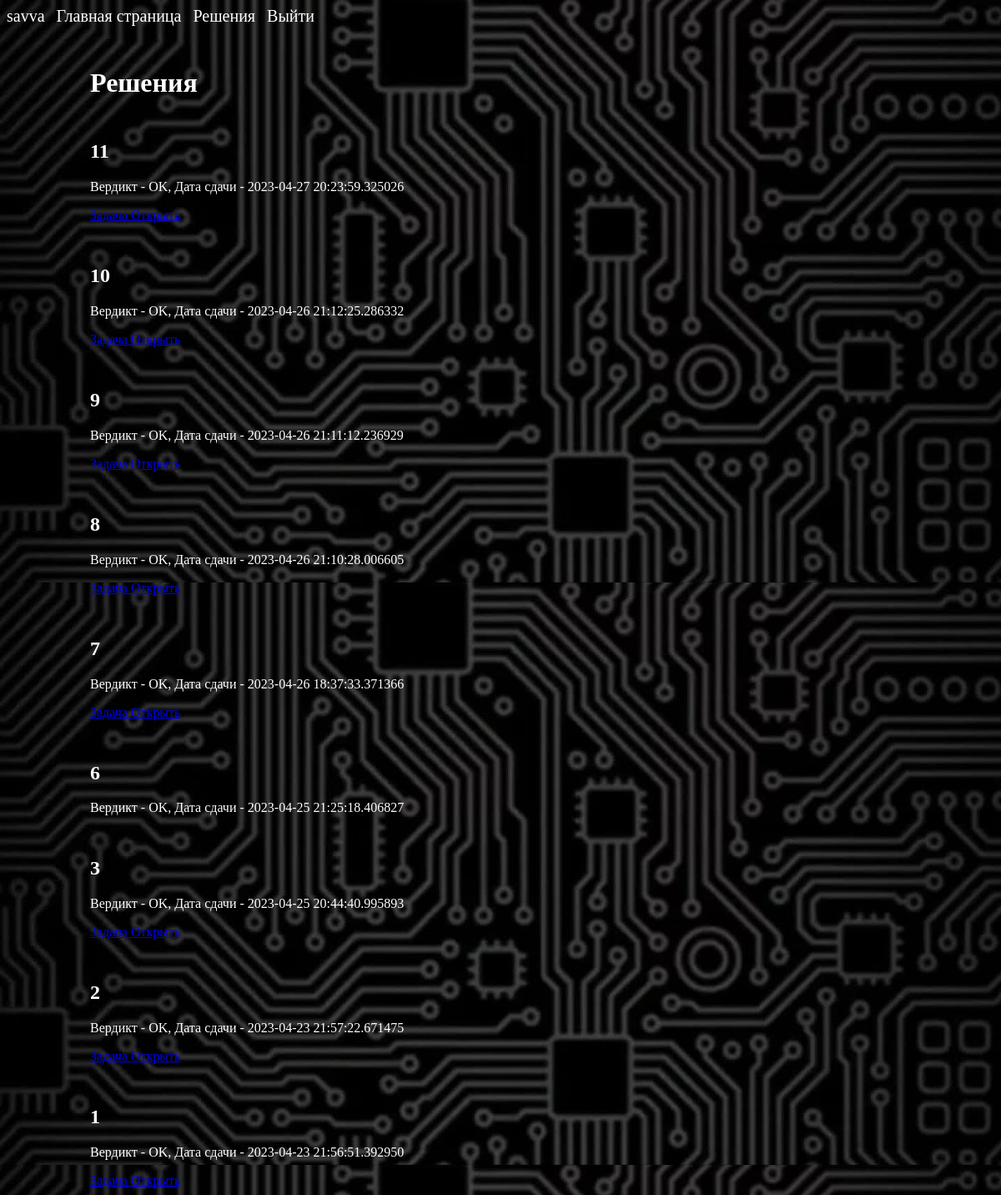
The app's page /solutions (signed in) with its own data.
### models.py (models this page shows, shortened)
class User(SqlAlchemyBase, UserMixin, SerializerMixin):
    __tablename__ = 'users'
    id = Column(Integer, primary_key=True, autoincrement=True)
    name = Column(String, nullable=True)
    email = Column(String, index=True, unique=True, nullable=True)
    hashed_password = Column(String, nullable=True)
    score = Column(String, nullable=True)
    created_date = Column(DateTime, default=datetime.datetime.now)
    tasks = orm.relationship("Tasks", back_populates='user')
    contests = orm.relationship("Contests", back_populates='user')
    solutions = orm.relationship('Solutions', back_populates='user', lazy='subquery')

class Solutions(SqlAlchemyBase, SerializerMixin):
    __tablename__ = 'solutions'
    id = Column(Integer, primary_key=True, autoincrement=True)
    created_date = Column(DateTime, default=datetime.datetime.now)
    verdict = Column(String, nullable=True)
    task_id = Column(Integer, ForeignKey('tasks.id'))
    task = orm.relationship('Tasks')
    user_id = Column(Integer, ForeignKey("users.id"))
    user = orm.relationship('User')

class Tasks(SqlAlchemyBase, SerializerMixin):
    __tablename__ = 'tasks'
    id = Column(Integer, primary_key=True, autoincrement=True)
    title = Column(String, nullable=True)
    description = Column(String, nullable=True)
    input_format = Column(String, nullable=True)
    output_format = Column(String, nullable=True)
    input_example = Column(String, nullable=True)
    output_example = Column(String, nullable=True)
    created_date = Column(DateTime, default=datetime.datetime.now)
    user_id = Column(Integer, ForeignKey("users.id"))
    user = orm.relationship('User')
    contest_id = Column(Integer, ForeignKey("contests.id"))
    contest = orm.relationship('Contests')
    solutions = orm.relationship('Solutions', back_populates='task')

### app.py (the view)
@app.route('/solutions', methods=['GET', 'POST'])
@login_required
def solutions():
    db_sess = db_session.create_session()
    solutions = db_sess.query(Solutions).filter(Solutions.user_id == current_user.id)
    solutions = solutions[::-1]
    spis = []
    for i in solutions:
        if db_sess.query(Tasks).filter(Tasks.id == i.task_id).first() not in spis:
            spis.append(db_sess.query(Tasks).filter(Tasks.id == i.task_id).first())
    return render_template("solutions.html", solutions=solutions, spis=spis)

### app.py (called while the page is built)
@login_manager.user_loader
def load_user(user_id):
    db_sess = db_session.create_session()
    return db_sess.query(User).get(user_id)

### db_session.py (called while the page is built)
def create_session() -> Session:
    global __factory
    return __factory()

### templates/solutions.html (shortened to what this page needs)
<!doctype html>
<html lang="en">
<head>
	<link href = "/static/css/solutions.css" rel = "stylesheet" type="text/css" media="all">
</head>
<body>
    <header>
        <nav>
        {% if current_user.is_authenticated %}
        <a style="color: white; text-decoration: none; font-size: 20px" href="/user/{{ current_user.id }}">{{ current_user.name }}</a>
        {% else %}
        <a style="color: white; text-decoration: none; font-size: 20px; margin-left: 10px" href="/register">Зарегистрироваться</a>
        <a style="color: white; text-decoration: none; font-size: 20px; margin-left: 10px" href="/login">Войти</a>
        {% endif %}
        <a style="color: white; text-decoration: none; font-size: 20px; margin-left: 10px" href="/">Главная страница</a>
        <a style="color: white; text-decoration: none; font-size: 20px; margin-left: 10px" href="/solutions">Решения</a>
        <a style="color: white; text-decoration: none; font-size: 20px; margin-left: 10px" href="/logout">Выйти</a>
        </nav>
    </header>
<div id="main">
<h1>Решения</h1>
{% for solution in solutions %}
<div>
    <h2>{{solution.id}}</h2>
    <div>
        <p>Вердикт - {{solution.verdict}}, Дата сдачи - {{solution.created_date}}</p>
    </div>
    {% if current_user.is_authenticated %}
    <div>
        {% for i in spis %}
            {% if solution.task_id == i.id %}
            <a href="/contests/{{ i.contest_id }}/tasks/{{ solution.task_id }}">
                Задача
            </a>
            <a href="/solutions/{{ solution.id }}">
                Открыть
            </a>
            {% endif %}
        {% endfor %}
    </div>
{% endif %}
</div>
{% endfor %}
</div>
</body>
</html>

### static/css/solutions.css (style rules this page uses)
body { background-image: url("matrix.jpg"); }
h1 { margin-top: 50px; color: white; }
h2 { margin-top: 50px; color: white; }
p { color: white; }
#main { margin-top: 50px; margin-left: 100px; }

### records on screen
User: name "savva"
Solutions: id "11", verdict "OK", created_date "2023-04-27 20:23:59.325026"
Solutions: id "10", verdict "OK", created_date "2023-04-26 21:12:25.286332"
Solutions: id "9", verdict "OK", created_date "2023-04-26 21:11:12.236929"
Solutions: id "8", verdict "OK", created_date "2023-04-26 21:10:28.006605"
Solutions: id "7", verdict "OK", created_date "2023-04-26 18:37:33.371366"
Solutions: id "6", verdict "OK", created_date "2023-04-25 21:25:18.406827"
Solutions: id "3", verdict "OK", created_date "2023-04-25 20:44:40.995893"
Solutions: id "2", verdict "OK", created_date "2023-04-23 21:57:22.671475"
Solutions: id "1", verdict "OK", created_date "2023-04-23 21:56:51.392950"
